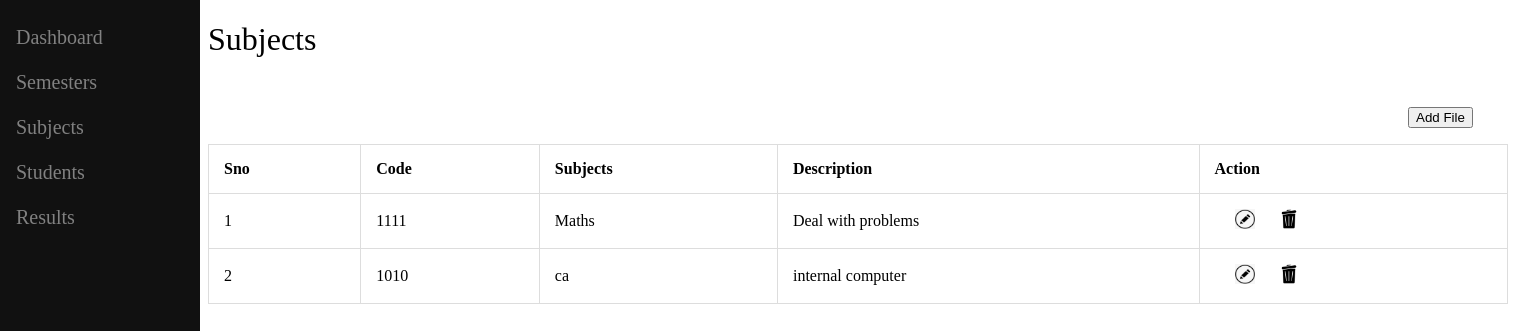
Page /subjects on the committed database.
### student/models.py (models this page shows)
class subject(models.Model):
    Sno = models.IntegerField(null=True,blank=True)
    code = models.IntegerField()
    subjects = models.CharField(max_length=50)
    description = models.CharField(max_length=50)

### student/views.py (the view)
# urls.py: path('subjects',views.subjects,name='subjects'),
def subjects(request):
   forms = subjectform()
   if request.method == 'POST':
      forms = subjectform(request.POST)
      if forms.is_valid():
         forms.save()
   sems = subject.objects.all()
   context = {'forms':forms,'sems':sems}
   return render(request,'subject.html',context)

### student/templates/subject.html (shortened to what this page needs)
{% load static %}
<!DOCTYPE html>
<html lang="en">
<head>
    <link rel="stylesheet" type="text/css" href="{% static 'subject.css' %}">
</head>
<body>
    <div class="sidenav">
  <a href="{% url 'dash' %}">Dashboard</a>
  <a href="{% url 'semester' %}" class="sem">Semesters</a>
  <a href="{% url 'subjects' %}" class="sub">Subjects</a>
  <a href="{% url 'students' %}" class="stu">Students</a>
  <a href="{% url 'results' %}" class="res">Results</a>
</div>
    <div style="margin-left: 200px;">
    <h1 class="sems">Subjects</h1>
    <button class="addf" onclick="openPop()">Add File</button>
<table>
  <tr>
    <th>Sno</th>
    <th>Code</th>
    <th>Subjects</th>
    <th>Description</th>
    <th>Action</th>
  </tr>
  {% for sem in sems %}
  <tr>
    <td>{{ sem.Sno }}</td>
    <td>{{ sem.code }}</td>
    <td>{{ sem.subjects }}</td>
    <td>{{ sem.description }}</td>
    <td>
      <a href="/edits/{{ sem.id }}" class="imgs"><img src="{% static 'edit.png' %}"></a>
      <a class="imgs" href="/deletes/{{ sem.id }}"><img src="{% static 'dustbin.png' %}"></a>
    </td>
  </tr>
  {% endfor %}
</table>
</div>
</body>
</html>

### student/static/subject.css (style rules this page uses)
.sidenav { height: 100%; width: 200px; position: fixed; z-index: 1; top: 0; left: 0; background-color: #111; overflow-x: hidden; padding-top: 20px; }
.sidenav a, .dropdown-btn { padding: 6px 8px 6px 16px; text-decoration: none; font-size: 20px; color: #818181; display: block; border: none; background: none; width:100%; text-align: left; cursor: pointer; outline: none; }
table, td, th { border: 1px solid #ddd; text-align: left; }
table { border-collapse: collapse; width: 100%; width: 1300px; margin-top: 1em; }
th, td { padding: 15px; }
.sem { margin-top: 0.5em; }
.sub { margin-top: 0.5em; }
.stu { margin-top: 0.5em; }
.res { margin-top: 0.5em; }
.sems { font-weight: 500; font-size: 2em; }
.addf { margin-left: 75rem; margin-top: 2em }
img { height: 20px; width: 20px; }
.imgs { margin-left: 20px; }

### rows in the picture
subject: Sno "1", code "1111", subjects "Maths", description "Deal with problems"
subject: Sno "2", code "1010", subjects "ca", description "internal computer"
